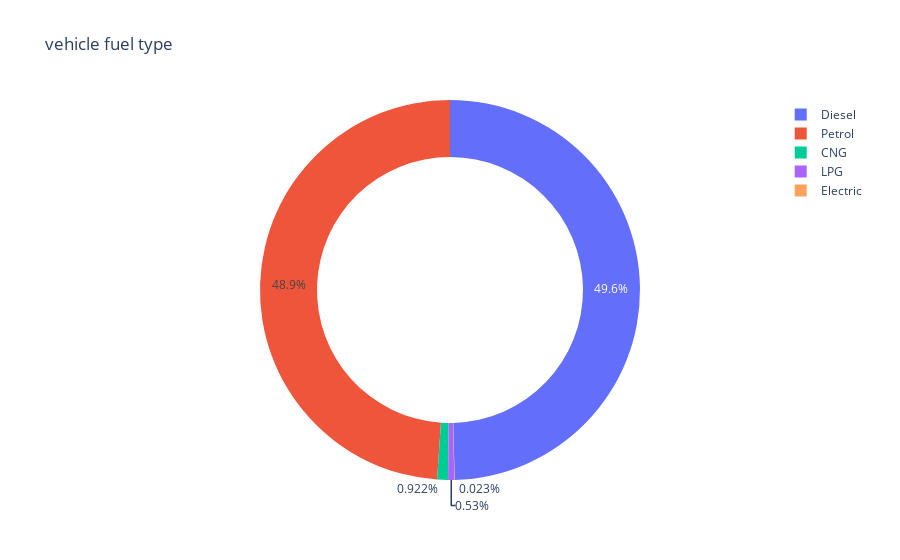

Notebook code cell kept with this figure:
### Markdown cell above
## Fuel Type

### Code cell
px.pie(data_frame = data ,names = data.fuel.value_counts().index,values = data.fuel.value_counts().values,
      title = "vehicle fuel type " ,hole = 0.7
      )

### Figure 1 — Plotly figure (JSON) as saved in the notebook; plotly's stock layout.template omitted (floating-point values rounded to 4 significant figures)
{"data": [{"domain": {"x": [0, 1], "y": [0, 1]}, "hole": 0.7, "hovertemplate": "label=%{label}<br>value=%{value}<extra></extra>", "labels": ["Diesel", "Petrol", "CNG", "LPG", "Electric"], "legendgroup": "", "name": "", "showlegend": true, "type": "pie", "values": [2153, 2123, 40, 23, 1]}], "layout": {"legend": {"tracegroupgap": 0}, "title": {"text": "vehicle fuel type "}}}
